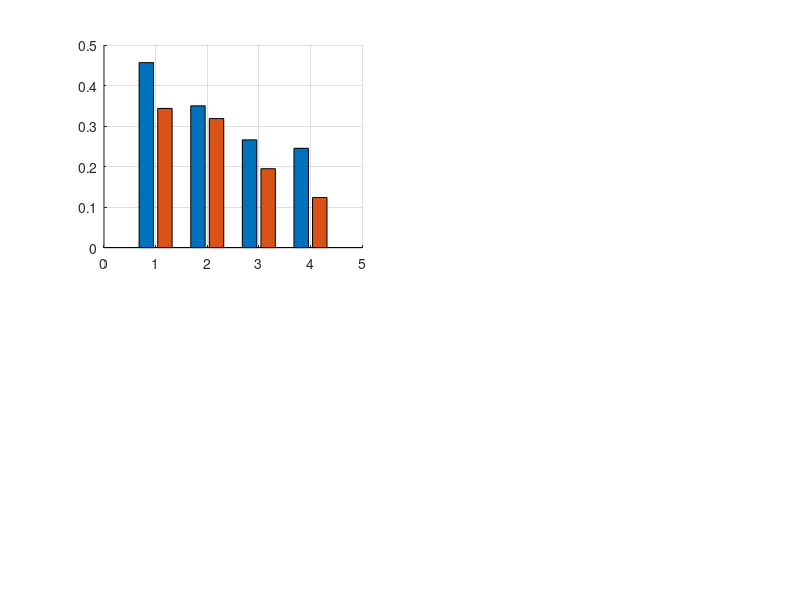

Write the MATLAB code that produced this figure. (Note: this script raises an error after producing the figure.)
clc
close all
clear

%% initialize array

RMSE_x = [0.4565 0.3435; 0.3499 0.3184; 0.2659, 0.1947; 0.2451 0.1235];
RMSE_pitch = [9.5244 8.8880; 7.3712 5.5373; 5.6884, 1.6880; 5.1634 3.1116];
aver_x = [0.1040 0.0377; 0.1260 0.0292; 0.0654 0.1284; 0.0478 0.1220];
current = [1.2835 1.2569; 1.2900 1.2591; 1.2566 1.3271; 1.2498 1.2797];
RMSE_z = [0.0798 0.0833; 0.0516 0.0620; 0.0475 0.0313; 0.0447 0.0416];

figure(1);

subplot(2,2,1);
hold on;
grid on;

c = bar(RMSE_x);
c(1).FaceColor = 'k';
c(2).FaceColor = [0.3010 0.7450 0.9330];
set(gca, 'XTick', 1:4, 'XTickLabel', {'0.25Hz', '0.33Hz', '0.50Hz', '0.75Hz'});
legend('Original PID', 'Adaptive PID');
set(gca, 'FontSize', 10);
ylabel('RMSE_{x} [m]')

subplot(2,2,2);
hold on;
grid on;

c = bar(RMSE_z);
c(1).FaceColor = 'k';
c(2).FaceColor = [0.3010 0.7450 0.9330];
set(gca, 'XTick', 1:4, 'XTickLabel', {'0.25Hz', '0.33Hz', '0.50Hz', '0.75Hz'});
legend('Original PID', 'Adaptive PID');
set(gca, 'FontSize', 10);
ylabel('RMSE_{z} [m]')

subplot(2,2,3);
hold on;
grid on;

c = bar(RMSE_pitch);
c(1).FaceColor = 'k';
c(2).FaceColor = [0.3010 0.7450 0.9330];
set(gca, 'XTick', 1:4, 'XTickLabel', {'0.25Hz', '0.33Hz', '0.50Hz', '0.75Hz'});
legend('Original PID', 'Adaptive PID');
set(gca, 'FontSize', 10);
ylabel('RMSE_{\theta} [deg]')

subplot(2,2,4);
hold on;
grid on;

c = bar(current);
c(1).FaceColor = 'k';
c(2).FaceColor = [0.3010 0.7450 0.9330];
set(gca, 'XTick', 1:4, 'XTickLabel', {'0.25Hz', '0.33Hz', '0.50Hz', '0.75Hz'});
legend('Original PID', 'Adaptive PID');
set(gca, 'FontSize', 10);
ylabel('Average current [A]')
